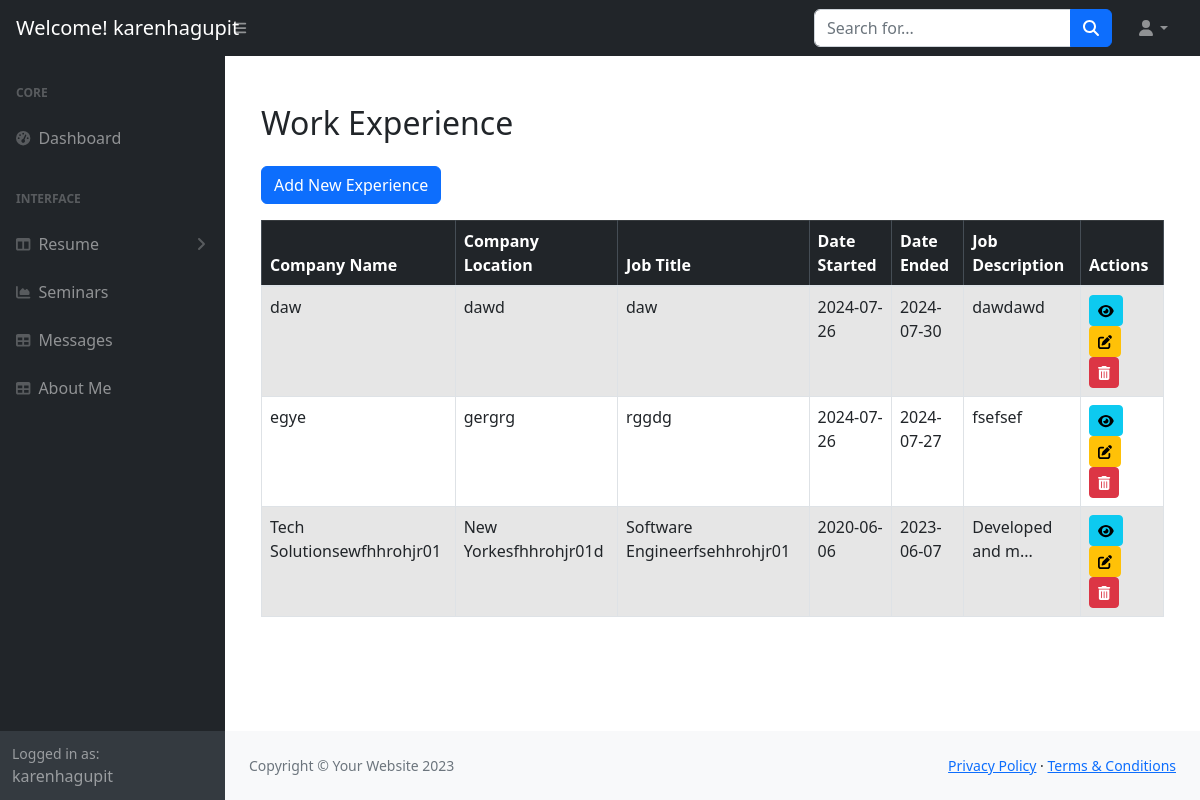
/dashboard/dashboard/view_experience.php (signed in), run on the app's committed database.
### tables this page shows
CREATE TABLE `experience` (
  `id` int(11) NOT NULL,
  `user_id` int(11) NOT NULL,
  `company_name` varchar(255) NOT NULL,
  `company_location` varchar(255) DEFAULT NULL,
  `job_title` varchar(255) NOT NULL,
  `date_started` date NOT NULL,
  `date_ended` date DEFAULT NULL,
  `job_description` text DEFAULT NULL
);

### dashboard/dashboard/view_experience.php (the view, shortened to what this page needs)
<?php
$servername = "localhost";
$username = "root";
$password = "";
$dbname = "karensporfolio";
$conn = new mysqli($servername, $username, $password, $dbname);
$username = $_SESSION['user'];
$sql = "SELECT * FROM experience ORDER BY date_started DESC";
$result = $conn->query($sql);
?>
<!DOCTYPE html>
<html lang="en">
    <head>
        <link href="https://cdn.jsdelivr.net/npm/simple-datatables@7.1.2/dist/style.min.css" rel="stylesheet" />
        <link rel="stylesheet" href="https://maxcdn.bootstrapcdn.com/bootstrap/4.5.2/css/bootstrap.min.css">
        <link href="css/styles.css" rel="stylesheet" />
    </head>
    <body class="sb-nav-fixed">
        <nav class="sb-topnav navbar navbar-expand navbar-dark bg-dark">
            <a class="navbar-brand ps-3" href="index.html">Welcome! <?php echo htmlspecialchars($username); ?></h1></a>
            <button class="btn btn-link btn-sm order-1 order-lg-0 me-4 me-lg-0" id="sidebarToggle" href="#!"><i class="fas fa-bars"></i></button>
            <form class="d-none d-md-inline-block form-inline ms-auto me-0 me-md-3 my-2 my-md-0">
                <div class="input-group">
                    <input class="form-control" type="text" placeholder="Search for..." aria-label="Search for..." aria-describedby="btnNavbarSearch" />
                    <button class="btn btn-primary" id="btnNavbarSearch" type="button"><i class="fas fa-search"></i></button>
                </div>
            </form>
            <ul class="navbar-nav ms-auto ms-md-0 me-3 me-lg-4">
                <li class="nav-item dropdown">
                    <a class="nav-link dropdown-toggle" id="navbarDropdown" href="#" role="button" data-bs-toggle="dropdown" aria-expanded="false"><i class="fas fa-user fa-fw"></i></a>
                </li>
            </ul>
        </nav>
        <div id="layoutSidenav">
            <div id="layoutSidenav_nav">
                <nav class="sb-sidenav accordion sb-sidenav-dark" id="sidenavAccordion">
                    <div class="sb-sidenav-menu">
                        <div class="nav">
                            <div class="sb-sidenav-menu-heading">Core</div>
                            <a class="nav-link" href="dashboard.php">
                                <div class="sb-nav-link-icon"><i class="fas fa-tachometer-alt"></i></div>
                                Dashboard
                            </a>
                            <div class="sb-sidenav-menu-heading">Interface</div>
                            <a class="nav-link collapsed" href="#" data-bs-toggle="collapse" data-bs-target="#collapseLayouts" aria-expanded="false" aria-controls="collapseLayouts">
                                <div class="sb-nav-link-icon"><i class="fas fa-columns"></i></div>
                                Resume
                                <div class="sb-sidenav-collapse-arrow"><i class="fas fa-angle-down"></i></div>
                            </a>
                             <a class="nav-link" href="dash_seminar.php">
                                <div class="sb-nav-link-icon"><i class="fas fa-chart-area"></i></div>
                                Seminars
                            </a>
                            <a class="nav-link" href="message.php">
                                <div class="sb-nav-link-icon"><i class="fas fa-table"></i></div>
                                Messages
                            </a>
                            <a class="nav-link" href="dash_about.php">
                                <div class="sb-nav-link-icon"><i class="fas fa-table"></i></div>
                                About Me
                            </a>
                        </div>
                    </div>
                    <div class="sb-sidenav-footer">
                        <div class="small">Logged in as:</div>
                        <?php echo htmlspecialchars($username); ?>
                    </div>
                </nav>
            </div>
            <div id="layoutSidenav_content">
                <main>
                    <div class="container-fluid px-4">
                    <div class="container mt-5">
    <h2 class="mb-4">Work Experience</h2>
    <a href="add_experience.php" class="btn btn-primary mb-3">Add New Experience</a>
    <div class="table-container">
        <table class="table table-striped table-hover table-bordered">
            <thead class="table-dark">
                <tr>
                    <th>Company Name</th>
                    <th>Company Location</th>
                    <th>Job Title</th>
                    <th>Date Started</th>
                    <th>Date Ended</th>
                    <th>Job Description</th>
                    <th>Actions</th>
                </tr>
            </thead>
            <tbody>
                <?php
                if ($result->num_rows > 0) {
                    while ($row = $result->fetch_assoc()) {
                        $job_description = htmlspecialchars($row["job_description"]);
                        $short_description = strlen($job_description) > 15 ? substr($job_description, 0, 15) . '...' : $job_description;
                        echo "<tr>
                            <td>" . htmlspecialchars($row["company_name"]) . "</td>
                            <td>" . htmlspecialchars($row["company_location"]) . "</td>
                            <td>" . htmlspecialchars($row["job_title"]) . "</td>
                            <td>" . htmlspecialchars($row["date_started"]) . "</td>
                            <td>" . htmlspecialchars($row["date_ended"]) . "</td>
                            <td>" . $short_description . "</td>
                            <td>
                                <button class='btn btn-sm btn-info' data-bs-toggle='modal' data-bs-target='#experienceModal" . $row["id"] . "'>
                                    <i class='fas fa-eye'></i>
                                </button>
                                <a href='edit_experience.php?id=" . $row["id"] . "' class='btn btn-sm btn-warning'>
                                    <i class='fas fa-edit'></i>
                                </a>
                                <a href='delete_experience.php?id=" . $row["id"] . "' class='btn btn-sm btn-danger' onclick='return confirm(\"Are you sure?\")'>
                                    <i class='fas fa-trash-alt'></i>
                                </a>
                            </td>
                        </tr>";
                    }
                } else {
                    echo "<tr><td colspan='7' class='text-center'>No records found</td></tr>";
                }
                ?>
            </tbody>
        </table>
    </div>
</div>
                </main>
                <footer class="py-4 bg-light mt-auto">
                    <div class="container-fluid px-4">
                        <div class="d-flex align-items-center justify-content-between small">
                            <div class="text-muted">Copyright &copy; Your Website 2023</div>
                            <div>
                                <a href="#">Privacy Policy</a>
                                &middot;
                                <a href="#">Terms &amp; Conditions</a>
                            </div>
                        </div>
                    </div>
                </footer>
            </div>
        </div>
    </body>
</html>

### data on the page
experience: company_name "daw", company_location "dawd", job_title "daw", date_started "2024-07-26", date_ended "2024-07-30", job_description "dawdawd"
experience: company_name "egye", company_location "gergrg", job_title "rggdg", date_started "2024-07-26", date_ended "2024-07-27", job_description "fsefsef"
experience: company_name "Tech Solutionsewfhhrohjr01", company_location "New Yorkesfhhrohjr01d", job_title "Software Engineerfsehhrohjr01", date_started "2020-06-06", date_ended "2023-06-07", job_description "Developed and m..."

### other printed values
$username "karenhagupit"
